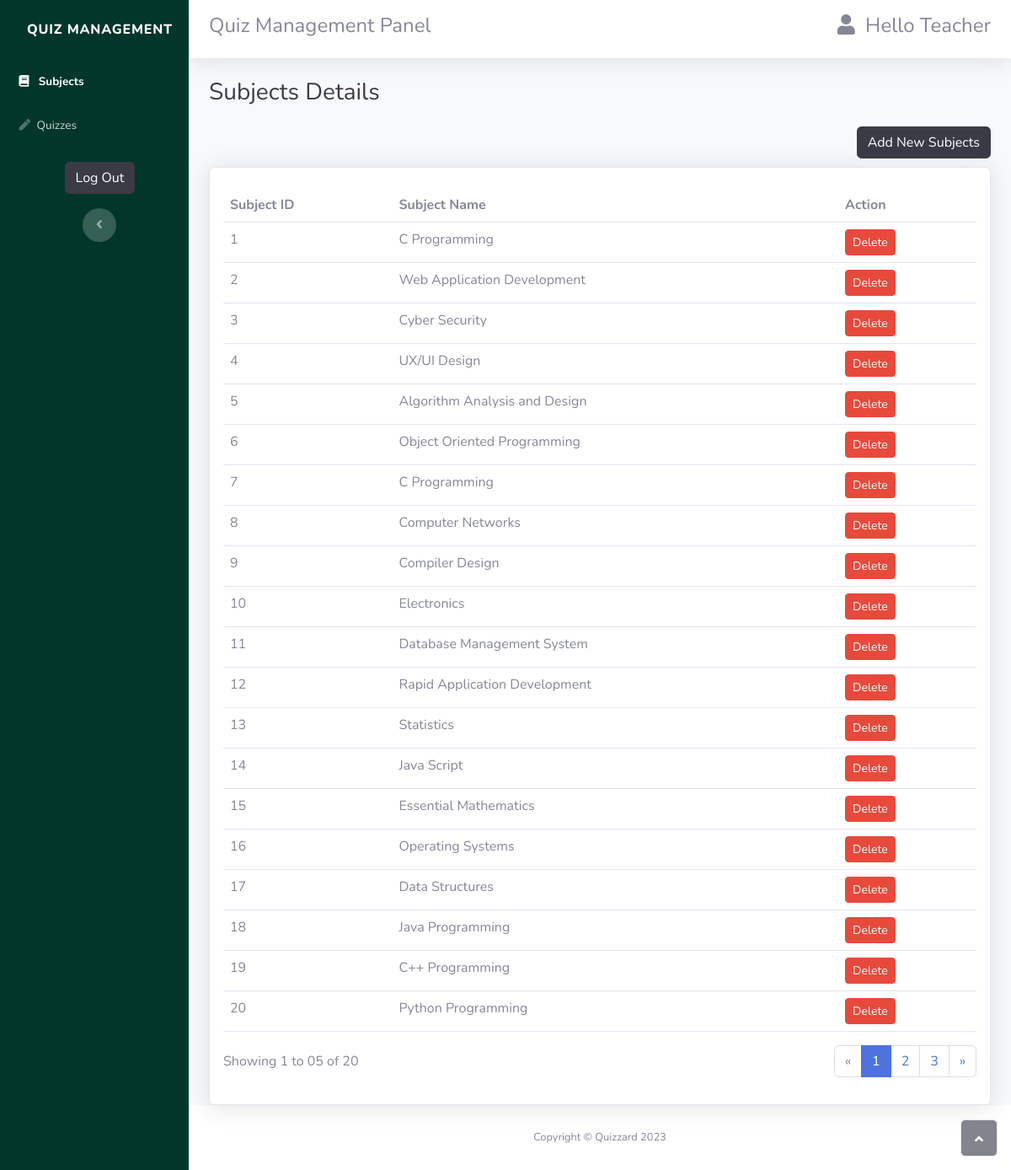
Page /lecturer_subjects.php on the committed database.
### tables this page shows
CREATE TABLE `subject` (
  `Subject_ID` int(11) NOT NULL,
  `Subject_Name` varchar(64) NOT NULL
);

### lecturer_subjects.php (the view, shortened to what this page needs)
<?php
include_once 'headerteacher.php';
?>
<body>
    <div class="container-fluid">
        <h3 class="text-dark mb-4">Subjects Details</h3>
        <button class="btn btn-dark" type="submit" data-bs-toggle="modal" data-bs-target="#addNewSubject"
            style="float: right;">Add New Subjects</button>
        <div class="card shadow">
            <div class="card-body">
                <form action="" method="POST">
                    <div class="table-responsive table mt-2" id="dataTable" role="grid"
                        aria-describedby="dataTable_info">
                        <table class="table my-0" id="dataTable">
                            <thead>
                                <tr>
                                    <th>Subject ID</th>
                                    <th>Subject Name</th>
                                    <th>Action</th>
                                </tr>
                            </thead>
                            <tbody>
                                <?php
                                include 'connect.php';
                                $sql = "SELECT * FROM subject";
                                $result = mysqli_query($con, $sql);
                                while ($row = $result->fetch_assoc()) {
                                    echo "
                    <tr>
                    <td>$row[Subject_ID]</td>
                    <td>$row[Subject_Name]</td>
                    <td>
                     <a class='btn btn-danger btn-sm'href='/Quizzard/dltsub.php?Subject_ID=$row[Subject_ID]'>Delete</a>
                    </td>
                    </tr>
                    ";
                                }
                                ?>
                            </tbody>
                        </table>
                    </div>
                </form>
                <div class="row">
                    <div class="col-md-6 align-self-center">
                        <p id="dataTable_info" class="dataTables_info" role="status" aria-live="polite">Showing 1 to 05
                            of 20</p>
                    </div>
                    <div class="col-md-6">
                        <nav class="d-lg-flex justify-content-lg-end dataTables_paginate paging_simple_numbers">
                            <ul class="pagination">
                                <li class="page-item disabled">
                                    <a class="page-link" aria-label="Previous" href="#">
                                        <span aria-hidden="true">«</span>
                                    </a>
                                </li>
                                <li class="page-item active">
                                    <a class="page-link" href="#">1</a>
                                </li>
                                <li class="page-item">
                                    <a class="page-link" href="#">2</a>
                                </li>
                                <li class="page-item">
                                    <a class="page-link" href="#">3</a>
                                </li>
                                <li class="page-item">
                                    <a class="page-link" aria-label="Next" href="#">
                                        <span aria-hidden="true">»</span>
                                    </a>
                                </li>
                            </ul>
                        </nav>
                    </div>
                </div>
            </div>
        </div>
    </div>
    </div>
    <a class="border rounded d-inline scroll-to-top" href="#page-top">
        <i class="fas fa-angle-up"></i>
    </a>
</body>
<?php
include_once 'footer.php';
?>

### rows in the picture
subject: Subject_ID "1", Subject_Name "C Programming"
subject: Subject_ID "2", Subject_Name "Web Application Development"
subject: Subject_ID "3", Subject_Name "Cyber Security"
subject: Subject_ID "4", Subject_Name "UX/UI Design"
subject: Subject_ID "5", Subject_Name "Algorithm Analysis and Design"
subject: Subject_ID "6", Subject_Name "Object Oriented Programming"
subject: Subject_ID "7", Subject_Name "C Programming"
subject: Subject_ID "8", Subject_Name "Computer Networks"
subject: Subject_ID "9", Subject_Name "Compiler Design"
subject: Subject_ID "10", Subject_Name "Electronics"
subject: Subject_ID "11", Subject_Name "Database Management System"
subject: Subject_ID "12", Subject_Name "Rapid Application Development"
subject: Subject_ID "13", Subject_Name "Statistics"
subject: Subject_ID "14", Subject_Name "Java Script"
subject: Subject_ID "15", Subject_Name "Essential Mathematics"
subject: Subject_ID "16", Subject_Name "Operating Systems"
subject: Subject_ID "17", Subject_Name "Data Structures"
subject: Subject_ID "18", Subject_Name "Java Programming"
subject: Subject_ID "19", Subject_Name "C++ Programming"
subject: Subject_ID "20", Subject_Name "Python Programming"
